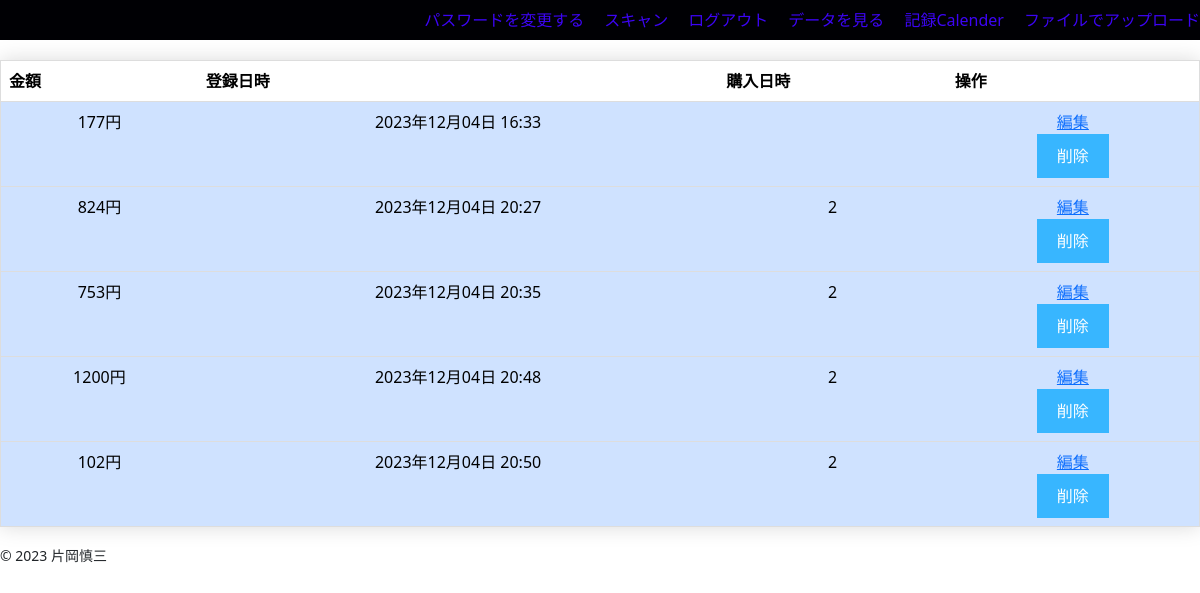
The app's page /save (signed in) with its own data.
### app.py (models this page shows)
class Save(db.Model):
    id = db.Column(db.Integer, primary_key=True)
    cash = db.Column(db.Integer, unique=False, nullable=False)
    user_id = db.Column(db.Integer, db.ForeignKey("user.id"), nullable=False)
    saved_at = db.Column(
        db.DateTime, nullable=True, default=datetime.now(pytz.timezone("Asia/Tokyo"))
    )
    baught_at = db.Column(db.String(40), unique=False, nullable=True)

### app.py (the view)
@app.route("/save")
@login_required
def save():
    saves = Save.query.filter_by(user_id=current_user.id).all()
    return render_template("save.html", saves=saves)

### app.py (called while the page is built)
@app.before_request
def make_session_permanent():
    session.permanent = True

@login_manager.user_loader
def load_user(user_id):
    return User.query.get(user_id)

### templates/save.html
{% extends "layout_save.html" %}
{% block content %}
<body>
    <table border="1" class="table center_content">
        <tr>
            <th scope="col">金額</th>
            <th scope="col">登録日時</th>
            <th scope="col">購入日時</th>
            <th scope="col">操作</th>
        </tr>
        {% for save in saves %}
            <tr class="table-primary">
                <td>{{save.cash}}円</td>
                <td>{{ save.saved_at.strftime('%Y年%m月%d日 %H:%M') }}</td>
                <td>{{ save.baught_at}}</td>
                <td>
                    <a href="{{ url_for('edit', save_id=save.id) }}">編集</a>
                    <form method="POST" action="{{ url_for('delete', save_id=save.id) }}" onsubmit="return confirm('削除してもよろしいですか?');">
                        <button type="submit">削除</button>
                    </form>
                </td>
            </tr>
        {% endfor %}
    </table>
</body>
{% endblock %}

### templates/layout_save.html (shortened to what this page needs)
<!DOCTYPE html>
<html lang="ja">
    <head>
        <link rel="stylesheet" href="..\static\css\style_save.css">
        <link href="https://cdn.jsdelivr.net/npm/bootstrap@5.0.2/dist/css/bootstrap.min.css" rel="stylesheet">
    </head>
    <body>
        <header class="header-nav-container">
            <nav><a class="aaa" href="/change_password">パスワードを変更する</a></nav>
            <nav><a class="aaa" href="/scan2">スキャン</a></nav>
            <nav><a class="aaa" href="/logout">ログアウト</a></nav>
            <nav><a class="aaa" href="/save">データを見る</a></nav>
            <nav><a class="aaa" href="/calender_data">記録Calender</a></nav>
            <nav><a class="aaa" href="/index">ファイルでアップロード</a></nav>
        </header>
        {% block content %}{% endblock %}
        <footer>
            <small>© 2023 片岡慎三</small>
        </footer>
    </body>
</html>

### static/css/style_save.css (style rules this page uses)
.header-nav-container { display: flex; justify-content: flex-end; gap: 20px; background-size: cover; width: 100%; height: 40px; background-color:rgb(0, 0, 4); flex-direction: row; align-items: center; }
.aaa { color: #3c04f4; text-decoration: none; }
body { background-color: #fafafa; font-family: 'Arial', sans-serif; background-image: url("../image/背景画像.jpg"); }
.table { border-collapse: collapse; width: 100%; margin: 20px 0; box-shadow: 0 0 20px rgba(0,0,0,0.15); }
.table tr { background-color: #ffffff; border: 1px solid #dddddd; }
.table th, .table td { padding: 12px 15px; }
.table th { background-color: #d4eefd; color: #000000; }
.table td { text-align: center; }
.table-primary { background-color: #a3d8f7; }
button { background-color: #38b6ff; color: #ffffff; border: none; padding: 10px 20px; margin: 20px 0; border-radius: 5px; cursor: pointer; }

### records on screen
Save: cash "177", saved_at "2023年12月04日 16:33"
Save: cash "824", saved_at "2023年12月04日 20:27", baught_at "2"
Save: cash "753", saved_at "2023年12月04日 20:35", baught_at "2"
Save: cash "1200", saved_at "2023年12月04日 20:48", baught_at "2"
Save: cash "102", saved_at "2023年12月04日 20:50", baught_at "2"
